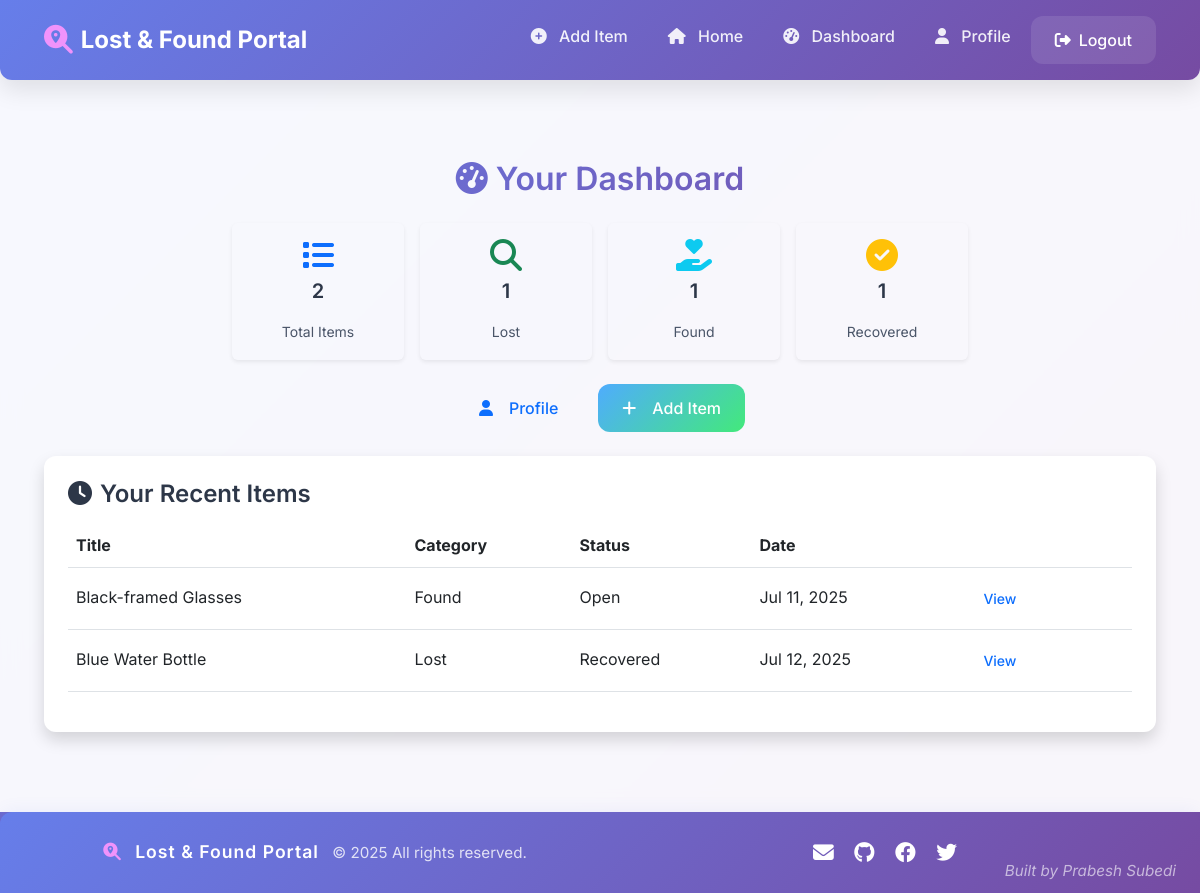
The page /dashboard/ (signed in) on the database its author committed.
### portal/models.py (models this page shows, shortened)
class Item(models.Model):
    title = models.CharField(max_length=100)
    description = models.TextField()
    category = models.CharField(max_length=10, choices=CATEGORY_CHOICES)
    date = models.DateField()
    location = models.CharField(max_length=100)
    contact_info = models.CharField(max_length=100)
    image = models.ImageField(upload_to='items/', blank=True, null=True)
    user = models.ForeignKey(User, on_delete=models.CASCADE)
    matched_lost_item = models.ForeignKey('self', null=True, blank=True, on_delete=models.SET_NULL, limit_choices_to={'category': 'Lost'}, related_name='found_matches')
    status = models.CharField(max_length=10, choices=STATUS_CHOICES, default='Open')

### portal/views.py (the view)
# urls.py: path('dashboard/', views.dashboard, name='dashboard'),
@login_required
def dashboard(request):
    user_items = Item.objects.filter(user=request.user)
    recovered_count = user_items.filter(status='Recovered').count()
    lost_count = user_items.filter(category='Lost').count()
    found_count = user_items.filter(category='Found').count()
    comments_count = Comment.objects.filter(user=request.user).count()
    messages_count = Message.objects.filter(recipient=request.user).count()
    return render(request, 'portal/dashboard.html', {
        'user_items': user_items,
        'recovered_count': recovered_count,
        'lost_count': lost_count,
        'found_count': found_count,
        'comments_count': comments_count,
        'messages_count': messages_count,
    })

### lostfound_project/portal/templates/portal/dashboard.html (shortened to what this page needs)
{% extends 'portal/base.html' %}
{% block content %}
<div class="container py-5">
  <h2 class="mb-4 text-center"><i class="fas fa-tachometer-alt me-2"></i>Your Dashboard</h2>
  <div class="row mb-4 g-3 justify-content-center">
    <div class="col-6 col-md-4 col-lg-2">
      <div class="stat-card text-center p-3 shadow-sm rounded">
        <i class="fas fa-list fa-2x text-primary mb-2"></i>
        <h5>{{ user_items.count }}</h5>
        <small>Total Items</small>
      </div>
    </div>
    <div class="col-6 col-md-4 col-lg-2">
      <div class="stat-card text-center p-3 shadow-sm rounded">
        <i class="fas fa-search text-success fa-2x mb-2"></i>
        <h5>{{ lost_count }}</h5>
        <small>Lost</small>
      </div>
    </div>
    <div class="col-6 col-md-4 col-lg-2">
      <div class="stat-card text-center p-3 shadow-sm rounded">
        <i class="fas fa-hand-holding-heart text-info fa-2x mb-2"></i>
        <h5>{{ found_count }}</h5>
        <small>Found</small>
      </div>
    </div>
    <div class="col-6 col-md-4 col-lg-2">
      <div class="stat-card text-center p-3 shadow-sm rounded">
        <i class="fas fa-check-circle text-warning fa-2x mb-2"></i>
        <h5>{{ recovered_count }}</h5>
        <small>Recovered</small>
      </div>
    </div>
  </div>
  <div class="d-flex justify-content-center gap-3 mb-4">
    <a href="{% url 'profile' %}" class="btn btn-outline-primary"><i class="fas fa-user me-2"></i>Profile</a>
    <a href="{% url 'add_item' %}" class="btn btn-success"><i class="fas fa-plus me-2"></i>Add Item</a>
  </div>
  <div class="card shadow p-4">
    <h4 class="mb-3"><i class="fas fa-clock me-2"></i>Your Recent Items</h4>
    {% if user_items %}
      <div class="table-responsive">
        <table class="table table-hover align-middle">
          <thead>
            <tr>
              <th>Title</th>
              <th>Category</th>
              <th>Status</th>
              <th>Date</th>
              <th></th>
            </tr>
          </thead>
          <tbody>
            {% for item in user_items|slice:':10' %}
            <tr>
              <td>{{ item.title }}</td>
              <td>{{ item.category }}</td>
              <td>{{ item.status }}</td>
              <td>{{ item.date|date:'M d, Y' }}</td>
              <td><a href="{% url 'item_detail' item.pk %}" class="btn btn-sm btn-outline-primary">View</a></td>
            </tr>
            {% endfor %}
          </tbody>
        </table>
      </div>
    {% else %}
      <div class="text-center text-muted py-4">No items posted yet.</div>
    {% endif %}
  </div>
</div>
{% endblock %}

### lostfound_project/portal/templates/portal/base.html (style rules this page uses)
:root { --primary-color: #667eea; --secondary-color: #764ba2; --accent-color: #f093fb; --success-color: #4facfe; --warning-color: #43e97b; --danger-color: #fa709a; --dark-color: #2d3748; --light-color: #f7fafc; --text-color: #4a5568; --border-radius: 12px; --box-shadow: 0 10px 25px rgba(0, 0, 0, 0.1); --transition: all 0.3s ease; }
* { margin: 0; padding: 0; box-sizing: border-box; }
body { font-family: 'Inter', sans-serif; background: linear-gradient(135deg, #667eea 0%, #764ba2 100%); min-height: 100vh; color: var(--text-color); line-height: 1.6; }
.card { border: none; border-radius: var(--border-radius); box-shadow: var(--box-shadow); transition: var(--transition); overflow: hidden; background: white; }
.btn { border-radius: var(--border-radius); font-weight: 500; padding: 0.75rem 1.5rem; transition: var(--transition); border: none; text-decoration: none; display: inline-flex; align-items: center; gap: 0.5rem; }
.btn-success { background: linear-gradient(135deg, var(--success-color) 0%, var(--warning-color) 100%); color: white; }
h1, h2, h3, h4, h5, h6 { color: var(--dark-color); font-weight: 600; margin-bottom: 1rem; }
h2 { font-size: 2rem; background: linear-gradient(135deg, var(--primary-color) 0%, var(--secondary-color) 100%); -webkit-background-clip: text; -webkit-text-fill-color: transparent; background-clip: text; }

### rows shown on the page
Item: title "Black-framed Glasses", category "Found", status "Open", date "Jul 11, 2025"
Item: title "Blue Water Bottle", category "Lost", status "Recovered", date "Jul 12, 2025"

### other values the page prints
{{ user_items.count }} "2"
{{ lost_count }} "1"
{{ found_count }} "1"
{{ recovered_count }} "1"
{{ now|default:2025 }} "2025"
